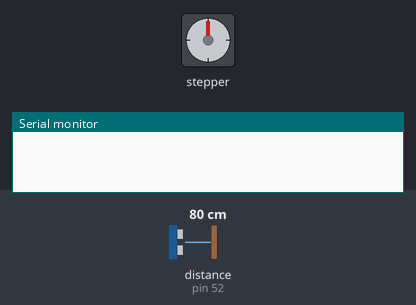
Recording of a sketch running on a simulated Arduino Mega 2560, built for the host (arithmetic inside an expression is 32-bit, double 64-bit). Shown: stepper motor, the last lines printed to the serial monitor. Wiring (inferred from the names in the program): ultrasonic range finder: trigger pin 50; echo pin 52; stepper motor driver (200 steps per turn assumed): step pin 11; direction pin 10; enable pin 9. The inputs (shaded band) are chosen by the test bench; at power-on: distance to the obstacle (sensor on pin 52) 80 cm. The echo pulse lasts 58.3 µs per cm.

Above: at 1.2 s.
1.3 s: distance to the obstacle (sensor on pin 52) set to 2 cm
At 2.0 s:
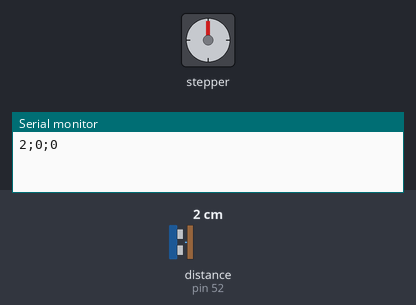
4.3 s: distance to the obstacle (sensor on pin 52) set to 4 cm
At 5.0 s:
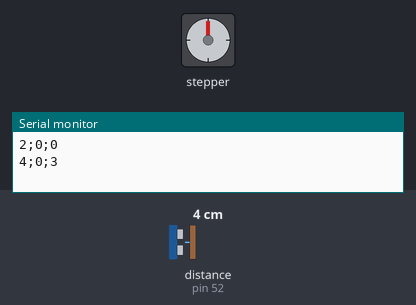
7.3 s: distance to the obstacle (sensor on pin 52) set to 9 cm
10.3 s: distance to the obstacle (sensor on pin 52) set to 18 cm
13.3 s: distance to the obstacle (sensor on pin 52) set to 35 cm
16.3 s: distance to the obstacle (sensor on pin 52) set to 60 cm
Timing chart, 0 to 66.8 s (numbered marks = the images above; inputs shaded):
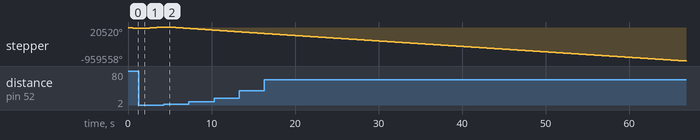

The sketch:

SmartElevatorArduinoPart.ino
```cpp
//Bbliotheken einbinden
//Keypad für Handling von der Folientastatur
//ArduinoJson für Handling von Json Dateien
#include "ArduinoJson.h"
#include <Keypad.h>

//Festlegung der Etagenabstände
#define Etage0 78
#define Etage1 55
#define Etage2 26
#define Etage3 3


/************************/
//verschiedene Pins

//Pin zum Kontrollieren eines Schrittes des Schrittmotors
const int stepPin =11 ;
//Pin zum Steuern der Bewegungsrichtung des Schrittmotors
const int dirPin= 10;
//Pin zum Steuern der Befestigung der Welle des Motors
//Damit kann man zb. festlegen dass sich die Welle des Motors nicht mehr bewegen darf
const int enPin= 9;


//Erster Bewegungsmelder Pin
int motionPin1 = 6;

//Triger Pin des Ultraschall Sensors
int US_TrigerPin = 50;

//Echo Pin des Ultraschall Sensors
int US_EchoPin = 52;

//Ergebnis nach Berechnung der tatsÃ¤chlichen LÃ¤nge
long US_Ergebnis = 0;

//Gemessener Wert
long US_Messung = 0;


//----->>>>>>  Tastatur Folie  <<<<<<<<<<<<<<--------//

const byte ROWS = 4; // Anzahl der Zeilen der Tastatur Folie
const byte COLS = 3; // Anzahl der Spalten der Tastatur Folie

//Definiert das Tastaturschema
//Hier wird festgelegt, dass alles was nicht 1,2,3 oder 0 ist, soll - sein
char keys[ROWS][COLS] = {
  {
    '1', '2', '3'          }
  ,
  {
    '-', '-', '-'          }
  ,
  {
    '-', '-', '-'          }
  ,
  {
    '-', '0', '-'          }
};
 // verbindet die Zeilen 1, 2 , 3 und 4 jeweils an den Pins 8,7, 6 und 5
byte rowPins[ROWS] = {
  8, 7, 6, 5 };
// verbindet die Spalten 1, 2  und 3 jeweils an den Pins 4,3 und 2
byte colPins[COLS] = {
  4, 3, 2 };

// Erzeugt Keypad Objekt und es wird mit den verschiedenen Pins der Tastaturfolie und deren Spalten und Zeilen initialisiert
Keypad kpd = Keypad( makeKeymap(keys), rowPins, colPins, ROWS, COLS );
//----------------------------------------//


/**************************************/


/***********************************/
//verwendete Variablen
//Variable zum Steuern des Schrittes des Motors
const int step = 600;
int counter = 0;
//bestimmt, bei welcher Etage der Fahrstuhl sich gerade befindet
int actualEtage=0;


void setup() {

  //Setpu des Ultraschall Sensors
  US_Setup();
  //Setup des Motors
  MotorSetup();
  //Setup des 1.Bewegungssensors
  pinMode(motionPin1, INPUT);
  //Starten der seriellen Kommunikation
  Serial.begin(9600);
}


void loop() {

  //Bestimmung der aktuellen Etage
  determineEtage();
  //Liest die Tastatureingabe und bewegt den Motor dementsprechend
  Get_KeyboardInput();

  try
  {
    //Versucht eventuelle Daten vom Server über serielle Schnittstelle auslesen
      int positionFromServer = (int)Serial.read();
      //bewegt den Motor zu der gewollten Position
  moveMotorToEtage(positionFromServer);

  }
  catch(...)
  {
  }


  //Einfache Datenverpackung zum Senden an den Server via den Raspberry Pi
  String data = String(US_Ergebnis);
  data +=";"+String(GetMotionStatus(motionPin1));
  data +=";"+String(actualEtage)+"\n";

 //alternative Datenverpackung im Json Format
 /* StaticJsonBuffer<200> jsonBuffer;
  JsonObject& root = jsonBuffer.createObject();
  AddValueToRoot("Position",US_Ergebnis,root);
  AddValueToRoot("Motion1",GetMotionStatus(motionPin1),root);
  AddValueToRoot("ActualEtage",actualEtage,root);
   root.printTo(Serial);*/

   //Senden der Daten via den seriellen Bus
   Serial.println(data);
   //Delay für den Empfänger zum Auslesen der Daten bevor weitere geschickt werden
   delay(500);


}

//Bestimmt die aktuelle Etage
void determineEtage()
{
  //Misst den Abstand zwischen dem Ultraschall Sensor und dem Kasten des fahrstuls
  US_Messen();

//Jenachdem welche Messwerte rauskommen, wird die aktuelle Etage bestimmt
  if(US_Ergebnis >= (int)Etage0)
  {
    actualEtage = 0;

  }
  else if(US_Ergebnis < (int)Etage0 && US_Ergebnis >= (int)Etage1)
  {
    actualEtage = 1;

  }
  else if(US_Ergebnis < (int)Etage1 && US_Ergebnis >= (int)Etage2)
  {
    actualEtage = 2;

  }
  else
  {
    actualEtage = 3;

  }
}

//Setup des Ultraschall Sensors
void US_Setup()
{
  pinMode(US_TrigerPin, OUTPUT);
  pinMode(US_EchoPin, INPUT);
}

//Setup des Motors

void MotorSetup()
{
  pinMode(stepPin, OUTPUT);
  pinMode(dirPin, OUTPUT);

  pinMode(enPin, OUTPUT);
  digitalWrite(enPin, LOW);
}


//Bewegt den Motor von einem kurzen Schritt
void moveMotor()
{
  //Geschwindigkeit des Bewegung
  int geschwindigkeit = 50;


 //Da es sich um einen Schrittmotor geht, wird der Motor mit kleinen Shritten bewegt
  for (int x = 0; x < step; x++) {
    digitalWrite(stepPin, HIGH);
    delayMicroseconds(geschwindigkeit);
    digitalWrite(stepPin, LOW);
    delayMicroseconds(geschwindigkeit);
    // digitalWrite(enPin, LOW);
  }

}
//Bewegt den Motor zu einer bestimmten Etage
void moveMotorToEtage(int pos)
{
  //Gibt an, bis zum Abstand der Fahstuhl sich bewegen soll
  int toEtage= 0;
  //bestimme die Aktuelle Etage
  determineEtage();

  //bestimmt, bis zum Abstand der Fahstuhl sich bewegen soll
  if(pos==0)
  toEtage = Etage0;
  else if( pos==1)
  toEtage = Etage1;
  else if (pos == 2)
  toEtage = Etage2;
  else toEtage = Etage3;

  //Bewegt den Motor bis zum erwarteten Abstand
  moveMotorToPosition(toEtage);

}

//bewegt den Motor bis zu einem gegebene Abstand
void moveMotorToPosition(int pos)
{
  //bestimmt ob die Bewegung aufwaärts oder abwärts ist
  bool forward = true;

  //Misst die aktuelle Position des fahrstuhls
  US_Messen();

//wenn sich der Fahrtuhl sich schon in der gewollten Position befindet dann darf gar nichts mehr gemacht werden
  if(pos==US_Ergebnis)
    return;
  else if(pos<US_Ergebnis)
    forward = false;
  else forward =true;


//Setzen des Pin Stand je nachdem welche Bewegungsrichtung erwartet wird
  if(forward)
    digitalWrite(dirPin, HIGH);
  else digitalWrite(dirPin, LOW);

  //gibt an, ob der erwartete Abstand schon erreicht wurde
  boolean reached = false;

  //Bewegt den Motor solange den Abstand nicht erreicht wurde
  do
  {
    moveMotor();
    US_Messen();
    reached = (forward && pos<=US_Ergebnis)||(!forward && pos>=US_Ergebnis);
  }
  while(!reached);
}


//Misst den Abstand
void US_Messen()
{

  digitalWrite(US_TrigerPin, LOW);
  //2 Millisekunden abwarten
  delayMicroseconds(2);
  //Triger(Messinstrument) einschalten
  digitalWrite(US_TrigerPin, HIGH);
  //10 Millisekunden abwarten
  delayMicroseconds(10);
  //Triger(Messinstrument) ausschalten
  digitalWrite(US_TrigerPin, LOW);
  //gemessenen Wert holen
  US_Messung = pulseIn(US_EchoPin, HIGH);
  US_Ergebnis = (US_Messung / 2) / 29;
  /**/


}

//Holt die Tastatureingabe und bewegt den Motor dementsprechend
void Get_KeyboardInput()
{
  char key = kpd.getKey();

  if (key == '0' || key == '1' || key == '2' || key == '3')
  {
    Serial.println(key);

    if(key=='0') moveMotorToEtage(0);
    else if (key=='1') moveMotorToEtage(1);
    else if (key=='2') moveMotorToEtage(2);
    else moveMotorToEtage(3);

  }
}

//Get Bewegungsmelder Zustand
bool GetMotionStatus(int motionPin)
{
  int motionStatus = digitalRead(motionPin);
  if (motionStatus == HIGH)
  {
    return true;
  }
  else
  {
    return false;
  }
}

//Fügt einen String Wert in dem Json Hauptelement
void AddValueToRoot(String dataName, String data, JsonObject& root)
{
  root[dataName] = data;
}

//Fügt einen long Wert in dem Json Hauptelement
void AddValueToRoot(String dataName, long data, JsonObject& root)
{
  root[dataName] = data;
}

//Fügt einen bool Wert in dem Json Hauptelement
void AddValueToRoot(String dataName, bool data, JsonObject& root)
{
  root[dataName] = data;
}

//Fügt einen int Wert in dem Json Hauptelement
void AddValueToRoot(String dataName, int data, JsonObject& root)
{
  root[dataName] = data;
}

//Fügt einen double Wert in dem Json Hauptelement
void AddValueToRoot(String dataName, double data, JsonObject& root)
{
  root[dataName] = data;
}
```
